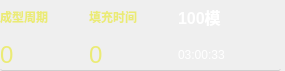
<?xml version="1.0" encoding="UTF-8"?>
<ui version="4.0">
 <class>ProductionModeItem</class>
 <widget class="QWidget" name="ProductionModeItem">
  <property name="geometry">
   <rect>
    <x>0</x>
    <y>0</y>
    <width>285</width>
    <height>71</height>
   </rect>
  </property>
  <property name="windowTitle">
   <string>Form</string>
  </property>
  <property name="styleSheet">
   <string notr="true"/>
  </property>
  <widget class="QFrame" name="frame">
   <property name="geometry">
    <rect>
     <x>0</x>
     <y>0</y>
     <width>281</width>
     <height>71</height>
    </rect>
   </property>
   <property name="styleSheet">
    <string notr="true">#frame{
border-bottom: 1px solid rgb(207, 207, 207); 
border-radius: 2px;
}

QLabel{
	color: rgb(255, 255, 255);
}</string>
   </property>
   <property name="frameShape">
    <enum>QFrame::StyledPanel</enum>
   </property>
   <property name="frameShadow">
    <enum>QFrame::Raised</enum>
   </property>
   <widget class="QWidget" name="gridLayoutWidget">
    <property name="geometry">
     <rect>
      <x>0</x>
      <y>0</y>
      <width>261</width>
      <height>71</height>
     </rect>
    </property>
    <layout class="QGridLayout" name="gridLayout">
     <item row="0" column="0">
      <widget class="QLabel" name="label">
       <property name="font">
        <font>
         <weight>75</weight>
         <bold>true</bold>
        </font>
       </property>
       <property name="styleSheet">
        <string notr="true">color: rgb(235, 235, 117);</string>
       </property>
       <property name="text">
        <string>成型周期</string>
       </property>
      </widget>
     </item>
     <item row="1" column="1">
      <widget class="QLabel" name="label_4">
       <property name="font">
        <font>
         <pointsize>18</pointsize>
        </font>
       </property>
       <property name="styleSheet">
        <string notr="true">color: rgb(235, 235, 117);</string>
       </property>
       <property name="text">
        <string>0</string>
       </property>
      </widget>
     </item>
     <item row="1" column="0">
      <widget class="QLabel" name="label_3">
       <property name="font">
        <font>
         <pointsize>18</pointsize>
        </font>
       </property>
       <property name="styleSheet">
        <string notr="true">color: rgb(235, 235, 117);</string>
       </property>
       <property name="text">
        <string>0</string>
       </property>
      </widget>
     </item>
     <item row="0" column="1">
      <widget class="QLabel" name="label_2">
       <property name="font">
        <font>
         <weight>75</weight>
         <bold>true</bold>
        </font>
       </property>
       <property name="styleSheet">
        <string notr="true">color: rgb(235, 235, 117);</string>
       </property>
       <property name="text">
        <string>填充时间</string>
       </property>
      </widget>
     </item>
     <item row="0" column="2">
      <widget class="QLabel" name="labelMode">
       <property name="font">
        <font>
         <pointsize>12</pointsize>
         <weight>75</weight>
         <bold>true</bold>
        </font>
       </property>
       <property name="text">
        <string>100模</string>
       </property>
      </widget>
     </item>
     <item row="1" column="2">
      <widget class="QLabel" name="labelEndTime">
       <property name="text">
        <string>03:00:33</string>
       </property>
       <property name="alignment">
        <set>Qt::AlignLeading|Qt::AlignLeft|Qt::AlignVCenter</set>
       </property>
      </widget>
     </item>
    </layout>
   </widget>
  </widget>
 </widget>
 <resources/>
 <connections/>
</ui>
